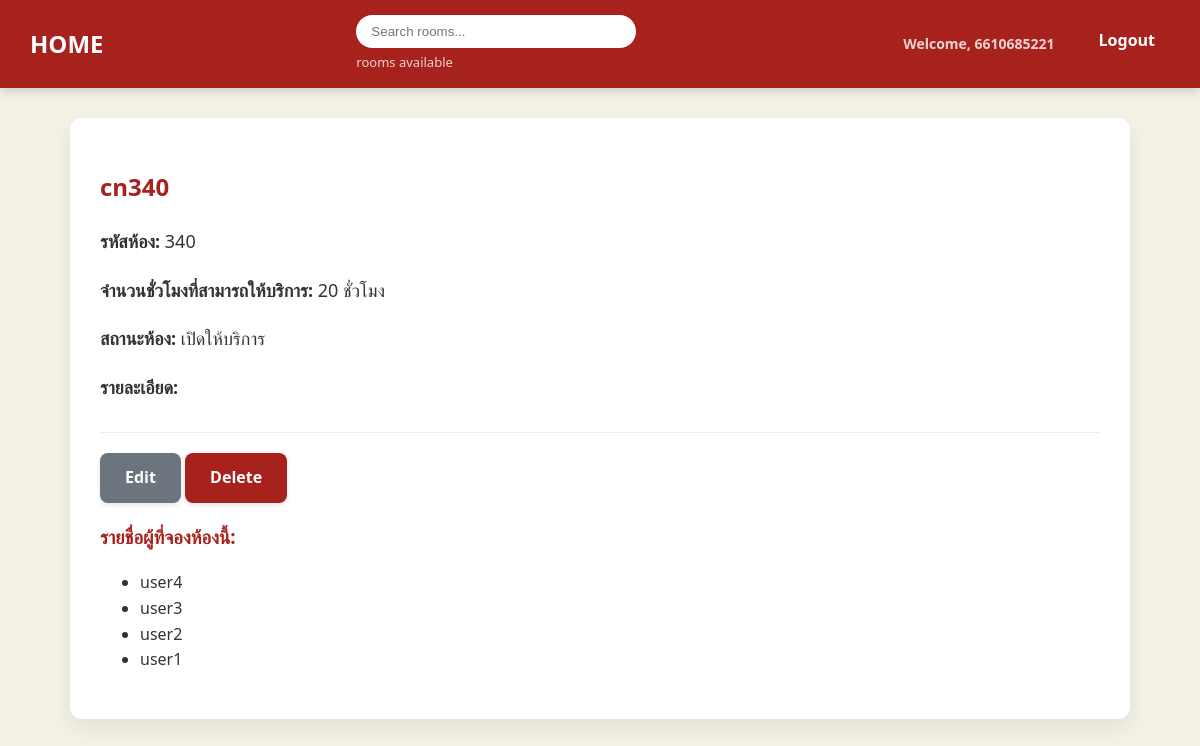
Page /room/340/ (signed in) on the committed database.
### booking/models.py (models this page shows, shortened)
class Room(models.Model):
    room_id = models.CharField(max_length=10, primary_key=True, verbose_name='ID')
    room_name = models.CharField(max_length=200, verbose_name='Name')
    room_capacity = models.PositiveIntegerField(verbose_name='Capacity')
    room_hours = models.PositiveIntegerField(
        'Total Hours',
        validators=[MinValueValidator(0), MaxValueValidator(24)]
    )
    status = models.BooleanField(verbose_name='Status')
    description = models.TextField(null=True, blank=True, verbose_name='Description')
    updated = models.DateTimeField(auto_now=True)
    created = models.DateTimeField(auto_now_add=True)
    class Meta:
        ordering = ['-updated', '-created']

class Booking(models.Model):
    room = models.ForeignKey(Room, on_delete=models.CASCADE, related_name='bookings')
    user = models.ForeignKey(User, on_delete=models.CASCADE, related_name='bookings')
    created = models.DateTimeField(auto_now_add=True)
    updated = models.DateTimeField(auto_now=True)
    class Meta:
        ordering = ['-updated', '-created']

### booking/views.py (the view)
# urls.py: path('room/<str:pk>/', views.room, name='room'),
def room(request, pk):
    room = Room.objects.get(room_id=pk)
    bookings = room.bookings.select_related('user')
    context = {'room': room, 'bookings': bookings}
    return render(request, 'booking/room.html', context)

### booking/templates/booking/room.html (shortened to what this page needs)
{% extends 'main.html' %}
{% block content %}
<div class="detail-container">
    <h2>{{room.room_name}}</h2>
    <p><strong>รหัสห้อง:</strong> {{room.room_id}}</p>
    <p><strong>จำนวนชั่วโมงที่สามารถให้บริการ:</strong> {{room.room_hours}} ชั่วโมง</p>
    <p><strong>สถานะห้อง:</strong> {{ room.status|yesno:"เปิดให้บริการ,ปิดให้บริการ" }}</p>
    <p><strong>รายละเอียด:</strong> {{room.description}}</p>
    <div class="detail-actions">
        {% if request.user.is_superuser %}
            <a href="{% url 'update-room' room.room_id %}" class="btn btn-secondary">Edit</a>
            <a href="{% url 'delete-room' room.room_id %}" class="btn btn-danger">Delete</a>
        {% endif %}
    </div>
    {% if request.user.is_superuser %}
        <h3>รายชื่อผู้ที่จองห้องนี้:</h3>
        <ul class="booking-list">
            {% for booking in bookings %}
                <li>{{ booking.user.get_full_name|default:booking.user.username }}</li>
            {% empty %}
                <li>ยังไม่มีการจอง</li>
            {% endfor %}
        </ul>
    {% endif %}
</div>
{% endblock %}

### templates/navbar.html (shortened to what this page needs)
<nav class="navbar">
    <div class="logo">
        <a href="/">HOME</a>
    </div>
    <div class="search-container">
        <form method="GET" action="{% url 'home' %}">
            <input type="text" name="q" placeholder="Search rooms..."/>
        </form>
        <span class="rooms-available-text">{{room_count}} rooms available</span>
    </div>
    <div class="nav-links">
        {% if request.user.is_authenticated %}
            <div class="user-welcome">
                Welcome, {{ request.user.get_full_name|default:request.user.username }}
            </div>
            <a href="{% url 'logout' %}">Logout</a>
        {% else %}
            <a href="{% url 'login' %}">Login</a>
        {% endif %}
    </div>
</nav>

### static/styles/main.css (style rules this page uses)
body { background-color: #f4f1e7; font-family: 'Kanit', 'Segoe UI', Tahoma, Geneva, Verdana, sans-serif; margin: 0; color: #333333; font-size: 16px; line-height: 1.6; }
h1, h2, h3, h4, h5 { color: #a7211d; }
a { color: #d58718; text-decoration: none; transition: color 0.3s ease; }
.navbar { background-color: #a7211d; padding: 15px 30px; color: white; display: flex; justify-content: space-between; align-items: center; box-shadow: 0 4px 10px rgba(0,0,0,0.15); position: sticky; top: 0; z-index: 1000; }
.navbar .logo a { color: white; font-size: 24px; font-weight: bold; text-decoration: none; transition: color 0.3s ease; }
.navbar .nav-links a { color: white; margin: 0 15px; font-weight: bold; padding-bottom: 5px; border-bottom: 2px solid transparent; transition: border-color 0.3s ease; }
.navbar form input[type="text"] { padding: 9px 15px; border: none; border-radius: 20px; min-width: 250px; transition: all 0.3s ease; }
.btn { display: inline-block; padding: 12px 25px; border: none; border-radius: 8px; color: white; font-weight: bold; font-size: 16px; cursor: pointer; text-align: center; transition: all 0.2s ease-in-out; box-shadow: 0 2px 5px rgba(0,0,0,0.1); }
.btn-danger { background-color: #a7211d; }
.btn-secondary { background-color: #6c757d; }
.detail-container p { font-size: 18px; line-height: 1.7; }
.detail-actions { margin-top: 30px; padding-top: 20px; border-top: 1px solid #eee; }
.search-container { display: flex; flex-direction: column; }
.rooms-available-text { color: rgba(255, 255, 255, 0.8); font-size: 13px; margin-top: 4px; }
.user-welcome { color: rgba(255, 255, 255, 0.8); padding: 6px 14px; font-size: 14px; font-weight: bold; margin-right: 15px; }
.nav-links { display: flex; align-items: center; }

### rows in the picture
Room: room_name "cn340", room_id "340", room_hours "20", status "เปิดให้บริการ"
Booking: user.get_full_name "user4"
Booking: user.get_full_name "user3"
Booking: user.get_full_name "user2"
Booking: user.get_full_name "user1"

### other values in the picture
{{ request.user.get_full_name|default:request.user.username }} "6610685221"
